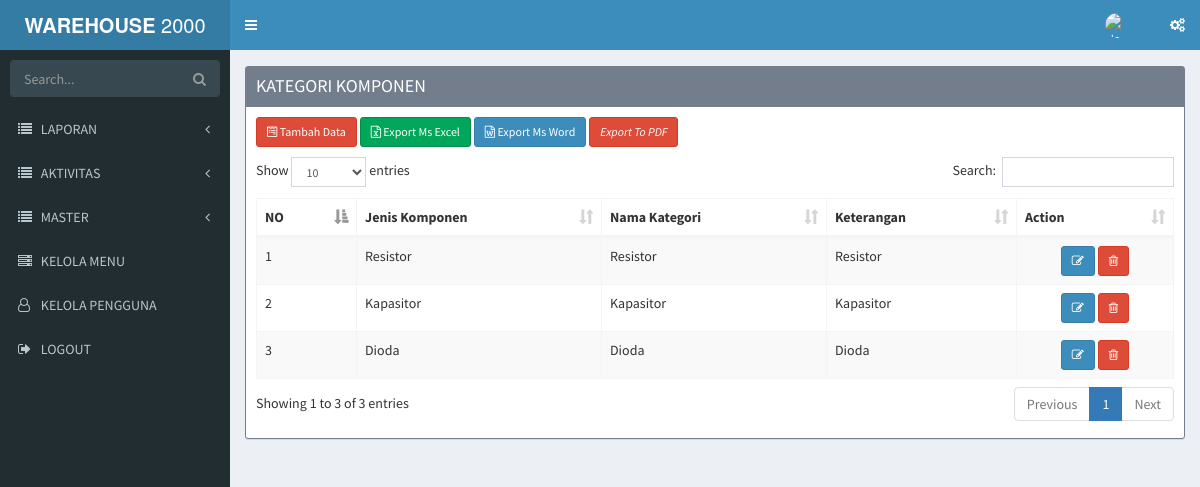
Screenshot of /index.php/kategorikomponen with the database file from the repository.
### tables this page shows
CREATE TABLE `tbl_menu` (
  `id_menu` int(11) NOT NULL,
  `title` varchar(50) NOT NULL,
  `url` varchar(30) NOT NULL,
  `icon` varchar(30) NOT NULL,
  `is_main_menu` int(11) NOT NULL,
  `is_aktif` enum('y','n') NOT NULL COMMENT 'y=yes,n=no',
  `no_urut` int(5) NOT NULL
);

CREATE TABLE `tbl_kategori_komponen` (
  `jenis_komponen` varchar(100) NOT NULL,
  `nama_kategori` varchar(100) NOT NULL,
  `keterangan` varchar(100) NOT NULL
);

### application/libraries/Template.php (called while the page is built)
<?php if ( ! defined('BASEPATH')) exit('No direct script access allowed');
class Template {
		var $template_data = array();
		function set($name, $value)
		{
			$this->template_data[$name] = $value;
		}
		function load($template = '', $view = '' , $view_data = array(), $return = FALSE)
		{
			$this->CI =& get_instance();
			$this->set('contents', $this->CI->load->view($view, $view_data, TRUE));
			return $this->CI->load->view($template, $this->template_data, $return);
		}
}

### application/controllers/Kategorikomponen.php (called while the page is built, shortened)
<?php
class Kategorikomponen extends CI_Controller
{
    public function index()
    {
        $kategorikomponen = $this->Kategori_Komponen_Model->get_all();
        $data = array(
            'kategorikomponen_data' => $kategorikomponen
        );
        $this->template->load('template','kategorikomponen/tbl_menu_list',$data);
    }
}

### index.php (called while the page is built, shortened)
<?php
require_once BASEPATH.'core/CodeIgniter.php';

### application/models/Kategori_Komponen_Model.php (called while the page is built, shortened)
<?php
class Kategori_Komponen_Model extends CI_Model
{
    public $table = 'tbl_kategori_komponen';
    public $id = 'jenis_komponen';
    public $order = 'DESC';
    function get_all()
    {
        $this->db->order_by($this->id, $this->order);
        return $this->db->get($this->table)->result();
    }
}

### application/views/kategorikomponen/tbl_menu_list.php (the view, shortened to what this page needs)
<div class="content-wrapper">
    <section class="content">
        <div class="row">
            <div class="col-xs-12">
            </div>
        </div>
        <div class="row">
            <div class="col-xs-12">
                <div class="box box-warning box-solid">
                    <div class="box-header">
                        <h3 class="box-title">KATEGORI KOMPONEN</h3>
                    </div>
                    <div class="box-body">
                        <div style="padding-bottom: 10px;"'>
                            <?php echo anchor(site_url('kategorikomponen/create'), '<i class="fa fa-wpforms" aria-hidden="true"></i> Tambah Data', 'class="btn btn-danger btn-sm"'); ?>
                            <?php echo anchor(site_url('kategorikomponen/excel'), '<i class="fa fa-file-excel-o" aria-hidden="true"></i> Export Ms Excel', 'class="btn btn-success btn-sm"'); ?>
                            <?php echo anchor(site_url('kategorikomponen/word'), '<i class="fa fa-file-word-o" aria-hidden="true"></i> Export Ms Word', 'class="btn btn-primary btn-sm"'); ?>
                            <?php echo anchor(site_url('kategorikomponen/pdf'), '<i class="btn btn-danger btn-sm "> Export To PDF</i>',array('target'=>'_blank')); ?>
                            </div>
                        <table class="table table-bordered table-striped" id="mytable">
                            <thead>
                                <tr>
                                    <th>NO</th>
                                    <th>Jenis Komponen</th>
                                    <th>Nama Kategori</th>
                                    <th>Keterangan</th>
                                    <th width="100px">Action</th>
                                </tr>
                            </thead>
                            <tbody>
                                <?php
                                $start = 0;
                                foreach ($kategorikomponen_data as $kategorikomponen)
                                {
                                    ?>
                                    <tr>
                                <td><?php echo ++$start ?></td>
                                <td><?php echo $kategorikomponen->jenis_komponen ?></td>
                                <td ><?php echo $kategorikomponen->nama_kategori ?></td>
                                <td><?php  echo $kategorikomponen->keterangan ?></td>
                                <td style="text-align:center" width="140px">
                                <?php
                                echo anchor(site_url('kategorikomponen/update/'.$kategorikomponen->jenis_komponen),'<i class="fa fa-pencil-square-o"></i>',array('title'=>'edit','class'=>'btn btn-primary btn-sm'));
                                echo anchor(site_url('kategorikomponen/delete/'.$kategorikomponen->jenis_komponen),'<i class="fa fa-trash-o"></i>','title="delete" class="btn btn-danger btn-sm" onclick="javasciprt: return confirm(\'Are You Sure ?\')"');
                                ?>
                                </td>
                                </tr>
                                    <?php
                                }
                                ?>
                            </tbody>
                        </table>
                    </div>
                </div>
            </div>
        </div>
    </section>
</div>

### application/views/template.php (shortened to what this page needs)
<!DOCTYPE html>
<html>
    <head>
        <link rel="stylesheet" href="<?php echo base_url() ?>assets/jquery-ui/themes/base/minified/jquery-ui.min.css" type="text/css" />
        <link rel="stylesheet" href="<?php echo base_url() ?>assets/adminlte/bower_components/bootstrap/dist/css/bootstrap.min.css">
        <link rel="stylesheet" href="<?php echo base_url() ?>assets/adminlte/bower_components/font-awesome/css/font-awesome.min.css">
        <link rel="stylesheet" href="<?php echo base_url() ?>assets/adminlte/bower_components/select2/dist/css/select2.min.css">
        <link rel="stylesheet" href="<?php echo base_url() ?>assets/adminlte/bower_components/Ionicons/css/ionicons.min.css">
        <link rel="stylesheet" href="<?php echo base_url() ?>assets/adminlte/bower_components/datatables.net-bs/css/dataTables.bootstrap.min.css">
        <link rel="stylesheet" href="<?php echo base_url() ?>assets/adminlte/dist/css/AdminLTE.min.css">
        <link rel="stylesheet" href="<?php echo base_url() ?>assets/adminlte/dist/css/skins/_all-skins.min.css">
    </head>
    <body class="hold-transition skin-blue sidebar-mini">
        <div class="wrapper">
            <header class="main-header">
                <a href="<?php echo base_url() ?>adminlte/index2.html" class="logo">
                    <span class="logo-lg"><b>WAREHOUSE </b>2000</span>
                </a>
                <nav class="navbar navbar-static-top">
                    <a href="#" class="sidebar-toggle" data-toggle="push-menu" role="button">
                    </a>
                    <div class="navbar-custom-menu">
                        <ul class="nav navbar-nav">
                            <li class="dropdown user user-menu">
                                <a href="#" class="dropdown-toggle" data-toggle="dropdown">
                                    <img src="<?php echo base_url() ?>assets/foto_profil/<?php echo $this->session->userdata('images'); ?>" class="user-image" alt="User Image">
                                </a>
                            </li>
                            <li>
                                <a href="#" data-toggle="control-sidebar"><i class="fa fa-gears"></i></a>
                            </li>
                        </ul>
                    </div>
                </nav>
            </header>
            <aside class="main-sidebar">
                <?php $this->load->view('template/sidebar'); ?>
            </aside>
            <?php
            echo $contents;
            ?>
        </div>
    </body>
</html>

### application/views/template/sidebar.php (shortened to what this page needs)
<section class="sidebar">
    <form action="#" method="get" class="sidebar-form">
        <div class="input-group">
            <input type="text" name="q" class="form-control" placeholder="Search...">
            <span class="input-group-btn">
                <button type="submit" name="search" id="search-btn" class="btn btn-flat"><i class="fa fa-search"></i>
                </button>
            </span>
        </div>
    </form>
    <ul class="sidebar-menu" data-widget="tree">
        <?php
        $main_menu = $this->db->get_where('tbl_menu', array('is_main_menu' =>0, 'is_aktif'=>'y'));
        foreach ($main_menu->result() as $m){
            $submenu = $this->db->get_where('tbl_menu',array('is_main_menu'=>$m->id_menu,'is_aktif'=>'y'));
            if($submenu->num_rows()>0){
                echo "<li class='treeview'>
                        <a href='#'>
                            <i class='$m->icon'></i> <span>".strtoupper($m->title)."</span>
                            <span class='pull-right-container'>
                                <i class='fa fa-angle-left pull-right'></i>
                            </span>
                        </a>
                        <ul class='treeview-menu' style='display: none;'>";
                        echo" </ul>
                    </li>";
            }else{
                echo "<li>";
                echo anchor($m->url,"<i class='".$m->icon."'></i> ".strtoupper($m->title));
                echo "</li>";
            }
        }
        ?>
        <li><?php echo anchor('auth/logout',"<i class='fa fa-sign-out'></i> LOGOUT");?></li>
    </ul>
</section>

### rows the page displays
tbl_menu: title "LAPORAN"
tbl_menu: title "AKTIVITAS"
tbl_menu: title "MASTER"
tbl_menu: url+icon+title "KELOLA MENU"
tbl_menu: url+icon+title "KELOLA PENGGUNA"
tbl_kategori_komponen: jenis_komponen "Resistor", nama_kategori "Resistor", keterangan "Resistor"
tbl_kategori_komponen: jenis_komponen "Kapasitor", nama_kategori "Kapasitor", keterangan "Kapasitor"
tbl_kategori_komponen: jenis_komponen "Dioda", nama_kategori "Dioda", keterangan "Dioda"

### other values shown
anchor('auth/logout',"<i class='fa fa-sign-out'></i> LOGOUT") "LOGOUT"
